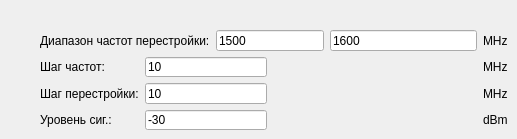
           <widget class="QWidget" name="tab_16">
            <attribute name="title">
             <string>Побочные каналы приема</string>
            </attribute>
            <widget class="QWidget" name="layoutWidget">
             <property name="geometry">
              <rect>
               <x>40</x>
               <y>30</y>
               <width>468</width>
               <height>100</height>
              </rect>
             </property>
             <layout class="QGridLayout" name="gridLayout_29">
              <item row="0" column="0" colspan="2">
               <widget class="QLabel" name="label_74">
                <property name="text">
                 <string>Диапазон частот перестройки:</string>
                </property>
               </widget>
              </item>
              <item row="0" column="2" colspan="2">
               <widget class="QLineEdit" name="MIRR_beginLineEdit">
                <property name="text">
                 <string>1500</string>
                </property>
               </widget>
              </item>
              <item row="0" column="4">
               <widget class="QLineEdit" name="MIRR_endLineEdit">
                <property name="text">
                 <string>1600</string>
                </property>
               </widget>
              </item>
              <item row="0" column="5">
               <widget class="QLabel" name="label_75">
                <property name="text">
                 <string>MHz</string>
                </property>
               </widget>
              </item>
              <item row="1" column="0">
               <widget class="QLabel" name="label_76">
                <property name="text">
                 <string>Шаг частот:</string>
                </property>
               </widget>
              </item>
              <item row="1" column="1" colspan="2">
               <widget class="QLineEdit" name="MIRR_freqStepLineEdit">
                <property name="text">
                 <string>10</string>
                </property>
               </widget>
              </item>
              <item row="2" column="0">
               <widget class="QLabel" name="label_94">
                <property name="text">
                 <string>Шаг перестройки:</string>
                </property>
               </widget>
              </item>
              <item row="2" column="1" colspan="2">
               <widget class="QLineEdit" name="MIRR_setStepLineEdit">
                <property name="text">
                 <string>10</string>
                </property>
               </widget>
              </item>
              <item row="3" column="0">
               <widget class="QLabel" name="label_78">
                <property name="text">
                 <string>Уровень сиг.:</string>
                </property>
               </widget>
              </item>
              <item row="3" column="5">
               <widget class="QLabel" name="label_79">
                <property name="text">
                 <string>dBm</string>
                </property>
               </widget>
              </item>
              <item row="1" column="5">
               <widget class="QLabel" name="label_77">
                <property name="text">
                 <string>MHz</string>
                </property>
               </widget>
              </item>
              <item row="2" column="5">
               <widget class="QLabel" name="label_85">
                <property name="text">
                 <string>MHz</string>
                </property>
               </widget>
              </item>
              <item row="3" column="1" colspan="2">
               <widget class="QLineEdit" name="MIRR_levelLineEdit">
                <property name="text">
                 <string>-30</string>
                </property>
               </widget>
              </item>
             </layout>
            </widget>
           </widget>
